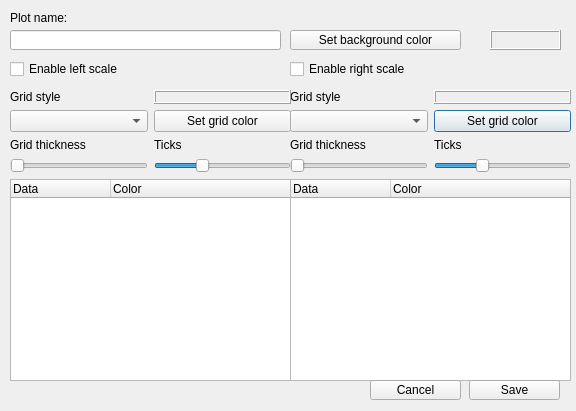
<?xml version="1.0" encoding="UTF-8"?>
<ui version="4.0">
 <class>Dialog_definePlot</class>
 <widget class="QDialog" name="Dialog_definePlot">
  <property name="geometry">
   <rect>
    <x>0</x>
    <y>0</y>
    <width>576</width>
    <height>411</height>
   </rect>
  </property>
  <property name="minimumSize">
   <size>
    <width>576</width>
    <height>411</height>
   </size>
  </property>
  <property name="maximumSize">
   <size>
    <width>576</width>
    <height>411</height>
   </size>
  </property>
  <property name="windowTitle">
   <string>Plot definition</string>
  </property>
  <widget class="QWidget" name="widget_right" native="true">
   <property name="geometry">
    <rect>
     <x>290</x>
     <y>90</y>
     <width>281</width>
     <height>291</height>
    </rect>
   </property>
   <property name="minimumSize">
    <size>
     <width>281</width>
     <height>291</height>
    </size>
   </property>
   <property name="maximumSize">
    <size>
     <width>281</width>
     <height>291</height>
    </size>
   </property>
   <layout class="QGridLayout" name="gridLayout_4">
    <item row="3" column="0">
     <widget class="QSlider" name="slider_thickRight">
      <property name="maximum">
       <number>5</number>
      </property>
      <property name="orientation">
       <enum>Qt::Horizontal</enum>
      </property>
      <property name="invertedAppearance">
       <bool>false</bool>
      </property>
      <property name="invertedControls">
       <bool>false</bool>
      </property>
      <property name="tickPosition">
       <enum>QSlider::NoTicks</enum>
      </property>
     </widget>
    </item>
    <item row="2" column="0">
     <widget class="QLabel" name="label_7">
      <property name="text">
       <string>Grid thickness</string>
      </property>
     </widget>
    </item>
    <item row="3" column="1">
     <widget class="QSlider" name="slider_ticksRight">
      <property name="minimum">
       <number>1</number>
      </property>
      <property name="maximum">
       <number>10</number>
      </property>
      <property name="pageStep">
       <number>2</number>
      </property>
      <property name="value">
       <number>4</number>
      </property>
      <property name="tracking">
       <bool>true</bool>
      </property>
      <property name="orientation">
       <enum>Qt::Horizontal</enum>
      </property>
      <property name="tickPosition">
       <enum>QSlider::NoTicks</enum>
      </property>
     </widget>
    </item>
    <item row="1" column="0">
     <widget class="QComboBox" name="combo_rightScaleStyle"/>
    </item>
    <item row="1" column="1">
     <widget class="QPushButton" name="btn_rightScaleColor">
      <property name="text">
       <string>Set grid color</string>
      </property>
     </widget>
    </item>
    <item row="2" column="1">
     <widget class="QLabel" name="label_2">
      <property name="text">
       <string>Ticks</string>
      </property>
     </widget>
    </item>
    <item row="4" column="0" colspan="2">
     <widget class="QTreeWidget" name="list_rightData">
      <property name="editTriggers">
       <set>QAbstractItemView::DoubleClicked</set>
      </property>
      <property name="selectionMode">
       <enum>QAbstractItemView::NoSelection</enum>
      </property>
      <property name="indentation">
       <number>0</number>
      </property>
      <property name="rootIsDecorated">
       <bool>false</bool>
      </property>
      <property name="itemsExpandable">
       <bool>false</bool>
      </property>
      <property name="expandsOnDoubleClick">
       <bool>false</bool>
      </property>
      <attribute name="headerStretchLastSection">
       <bool>true</bool>
      </attribute>
      <column>
       <property name="text">
        <string>Data</string>
       </property>
      </column>
      <column>
       <property name="text">
        <string>Color</string>
       </property>
      </column>
     </widget>
    </item>
    <item row="0" column="0">
     <widget class="QLabel" name="label_5">
      <property name="text">
       <string>Grid style</string>
      </property>
     </widget>
    </item>
    <item row="0" column="1">
     <widget class="QFrame" name="frame_rightGridColor">
      <property name="frameShape">
       <enum>QFrame::Box</enum>
      </property>
      <property name="frameShadow">
       <enum>QFrame::Raised</enum>
      </property>
     </widget>
    </item>
   </layout>
   <zorder>list_rightData</zorder>
   <zorder>label_5</zorder>
   <zorder>btn_rightScaleColor</zorder>
   <zorder>frame_rightGridColor</zorder>
   <zorder>combo_rightScaleStyle</zorder>
   <zorder>slider_thickRight</zorder>
   <zorder>slider_ticksRight</zorder>
   <zorder>label_7</zorder>
   <zorder>label_2</zorder>
  </widget>
  <widget class="QWidget" name="widget_left" native="true">
   <property name="geometry">
    <rect>
     <x>10</x>
     <y>90</y>
     <width>281</width>
     <height>291</height>
    </rect>
   </property>
   <property name="minimumSize">
    <size>
     <width>281</width>
     <height>291</height>
    </size>
   </property>
   <property name="maximumSize">
    <size>
     <width>281</width>
     <height>291</height>
    </size>
   </property>
   <layout class="QGridLayout" name="gridLayout_5">
    <item row="2" column="0">
     <widget class="QLabel" name="label_3">
      <property name="text">
       <string>Grid thickness</string>
      </property>
     </widget>
    </item>
    <item row="3" column="0">
     <widget class="QSlider" name="slider_thickLeft">
      <property name="maximum">
       <number>5</number>
      </property>
      <property name="orientation">
       <enum>Qt::Horizontal</enum>
      </property>
      <property name="invertedAppearance">
       <bool>false</bool>
      </property>
      <property name="invertedControls">
       <bool>false</bool>
      </property>
      <property name="tickPosition">
       <enum>QSlider::NoTicks</enum>
      </property>
     </widget>
    </item>
    <item row="1" column="1">
     <widget class="QPushButton" name="btn_leftScaleColor">
      <property name="maximumSize">
       <size>
        <width>16777215</width>
        <height>24</height>
       </size>
      </property>
      <property name="text">
       <string>Set grid color</string>
      </property>
     </widget>
    </item>
    <item row="1" column="0">
     <widget class="QComboBox" name="combo_leftScaleStyle"/>
    </item>
    <item row="2" column="1">
     <widget class="QLabel" name="label_6">
      <property name="text">
       <string>Ticks</string>
      </property>
     </widget>
    </item>
    <item row="3" column="1">
     <widget class="QSlider" name="slider_ticksLeft">
      <property name="minimum">
       <number>1</number>
      </property>
      <property name="maximum">
       <number>10</number>
      </property>
      <property name="pageStep">
       <number>2</number>
      </property>
      <property name="value">
       <number>4</number>
      </property>
      <property name="tracking">
       <bool>true</bool>
      </property>
      <property name="orientation">
       <enum>Qt::Horizontal</enum>
      </property>
      <property name="tickPosition">
       <enum>QSlider::NoTicks</enum>
      </property>
     </widget>
    </item>
    <item row="4" column="0" colspan="2">
     <widget class="QTreeWidget" name="list_leftData">
      <property name="editTriggers">
       <set>QAbstractItemView::DoubleClicked</set>
      </property>
      <property name="selectionMode">
       <enum>QAbstractItemView::NoSelection</enum>
      </property>
      <property name="indentation">
       <number>0</number>
      </property>
      <property name="rootIsDecorated">
       <bool>false</bool>
      </property>
      <property name="itemsExpandable">
       <bool>false</bool>
      </property>
      <property name="expandsOnDoubleClick">
       <bool>false</bool>
      </property>
      <column>
       <property name="text">
        <string>Data</string>
       </property>
      </column>
      <column>
       <property name="text">
        <string>Color</string>
       </property>
      </column>
     </widget>
    </item>
    <item row="0" column="0">
     <widget class="QLabel" name="label_4">
      <property name="text">
       <string>Grid style</string>
      </property>
     </widget>
    </item>
    <item row="0" column="1">
     <widget class="QFrame" name="frame_leftGridColor">
      <property name="frameShape">
       <enum>QFrame::Box</enum>
      </property>
      <property name="frameShadow">
       <enum>QFrame::Raised</enum>
      </property>
     </widget>
    </item>
   </layout>
  </widget>
  <widget class="QCheckBox" name="cb_enableLeftScale">
   <property name="geometry">
    <rect>
     <x>10</x>
     <y>60</y>
     <width>271</width>
     <height>18</height>
    </rect>
   </property>
   <property name="text">
    <string>Enable left scale</string>
   </property>
  </widget>
  <widget class="QCheckBox" name="cb_enableRightScale">
   <property name="geometry">
    <rect>
     <x>290</x>
     <y>60</y>
     <width>271</width>
     <height>18</height>
    </rect>
   </property>
   <property name="text">
    <string>Enable right scale</string>
   </property>
  </widget>
  <widget class="QPushButton" name="btn_setBackground">
   <property name="geometry">
    <rect>
     <x>290</x>
     <y>30</y>
     <width>171</width>
     <height>20</height>
    </rect>
   </property>
   <property name="text">
    <string>Set background color</string>
   </property>
  </widget>
  <widget class="QLabel" name="label">
   <property name="geometry">
    <rect>
     <x>10</x>
     <y>10</y>
     <width>261</width>
     <height>16</height>
    </rect>
   </property>
   <property name="text">
    <string>Plot name:</string>
   </property>
  </widget>
  <widget class="QFrame" name="frame_background">
   <property name="geometry">
    <rect>
     <x>490</x>
     <y>30</y>
     <width>71</width>
     <height>20</height>
    </rect>
   </property>
   <property name="frameShape">
    <enum>QFrame::Box</enum>
   </property>
   <property name="frameShadow">
    <enum>QFrame::Raised</enum>
   </property>
  </widget>
  <widget class="QLineEdit" name="line_name">
   <property name="geometry">
    <rect>
     <x>10</x>
     <y>30</y>
     <width>271</width>
     <height>20</height>
    </rect>
   </property>
   <property name="maximumSize">
    <size>
     <width>16777215</width>
     <height>20</height>
    </size>
   </property>
  </widget>
  <widget class="QPushButton" name="btn_save">
   <property name="geometry">
    <rect>
     <x>469</x>
     <y>380</y>
     <width>91</width>
     <height>20</height>
    </rect>
   </property>
   <property name="text">
    <string>Save</string>
   </property>
  </widget>
  <widget class="QPushButton" name="btn_cancel">
   <property name="geometry">
    <rect>
     <x>370</x>
     <y>380</y>
     <width>91</width>
     <height>20</height>
    </rect>
   </property>
   <property name="text">
    <string>Cancel</string>
   </property>
  </widget>
 </widget>
 <resources/>
 <connections/>
</ui>
